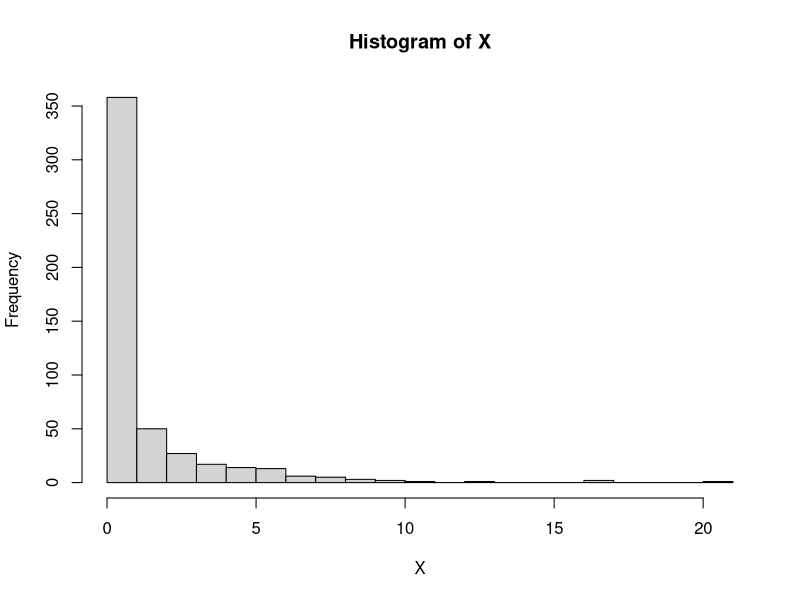
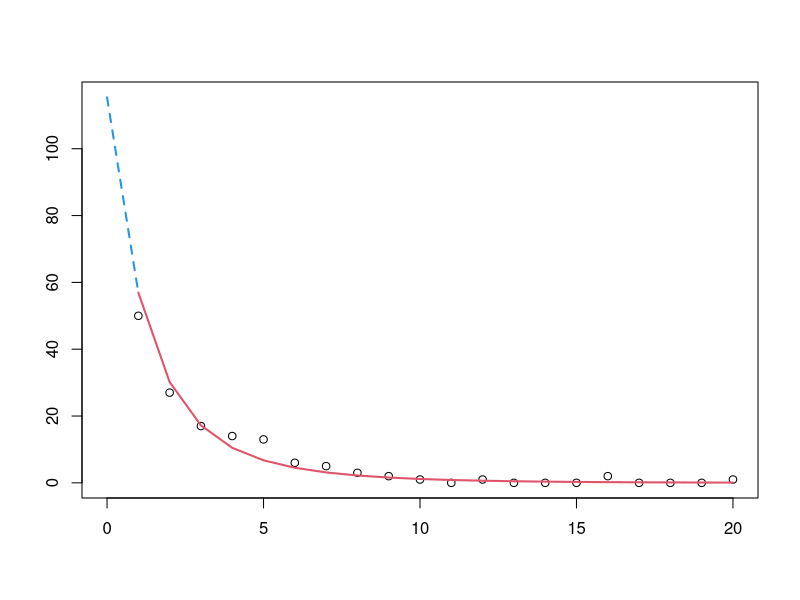

Write the R code that produced these figures, in order.
# Param
K = 3;  n = 500
pi = (K:1);   pi = pi/sum(pi)
gamma = .6^(1:K)

# Simul
N = rmultinom(1, n, pi)
X = c()
for (k in (1:K))
  {X = c(X, rgeom(N[k], gamma[k]))}
H = hist(X, nclass=max(X)+1)

# Mixture
xx = H$breaks[-length(H$breaks)]
g = rep(0, length(xx))
for (k in (1:K))
  {g = g + pi[k]*dgeom(xx, gamma[k])}

# Plot
np = sum((X > 0))
#postscript("SimMixtGeom.ps")
plot(xx, np*g, col=0, main="", xlab="", ylab="")
points(xx[-1], H$counts[-1])
lines(xx[-1], np*g[-1], col=2, lwd=2)
lines(xx[1:2], np*g[1:2], col=4, lwd=2, lty=2)
#dev.off()
dev.copy2pdf(file="SimMixtGeom.pdf")
